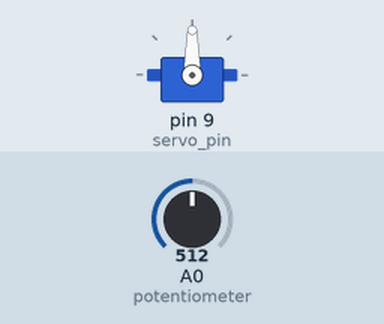
Recording of a sketch running on a simulated Arduino Uno, built with avr-gcc and run on an emulated ATmega328P. Shown: servo. Inputs (shaded band) come from the test bench; at power-on: A0 (potentiometer) = 512.

Above: at 1.2 s.
1.3 s: A0 (potentiometer) set to 716
At 1.7 s:
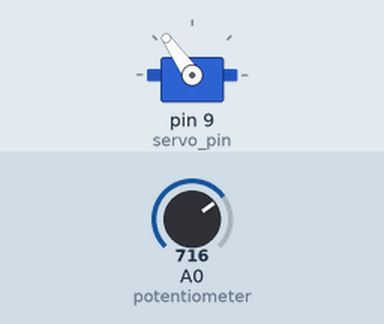
2.8 s: A0 (potentiometer) set to 900
At 4.0 s:
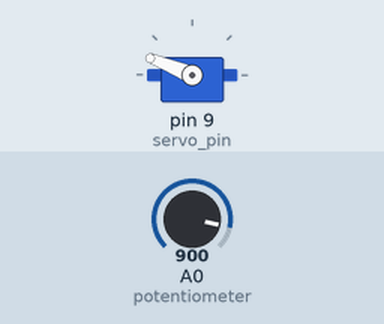
4.3 s: A0 (potentiometer) set to 1023
At 5.1 s:
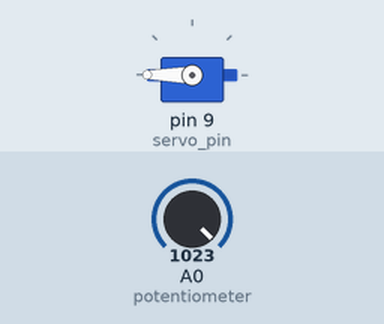
5.8 s: A0 (potentiometer) set to 306
At 6.3 s:
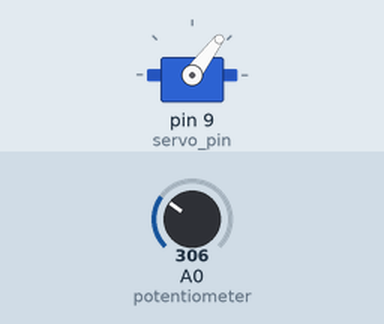
7.3 s: A0 (potentiometer) set to 122
At 8.6 s:
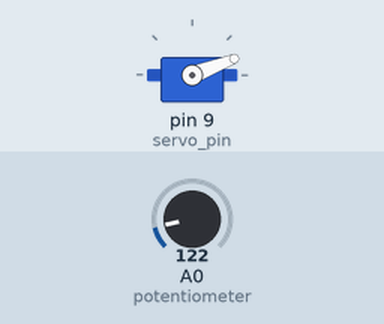
Timing chart, 0 to 9.8 s (numbered marks = the images above; inputs shaded):
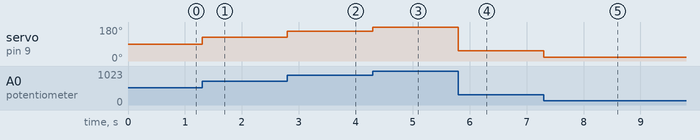

Measured:
- after the input at 1.3 s, servo on pin 9 (servo_pin): 90° → 125° at once
- after the input at 2.8 s, servo on pin 9 (servo_pin): 125° → 158° at once
- after the input at 4.3 s, servo on pin 9 (servo_pin): 158° → 180° at once
- after the input at 5.8 s, servo on pin 9 (servo_pin): 180° → 53° at once
- after the input at 7.3 s, servo on pin 9 (servo_pin): 53° → 21° at once

The sketch:

08_servo_control.ino
```cpp
/*  08. Arduino servo control oscilloscope demo sketch
 *
 * Use this sketch to experiment with the measurement of a PWM waveform
 * used to control a servo motor on an oscilloscope.
 *
 * Connect CH1 of the oscilloscope to pin 9 that controls the servo.
 *
 * Use a potentiometer to control the duty cycle and therefore the position of the
 * servo.
 *
 * Set triggering to Auto, and start the experiment.
 *
 * Automatically measure duty cycle, width, frequency and period for the PWM waveform.
 *
 * Turn on the cursor in auto more and use it to highlight each of the measurements.
 *
 * This sketch was written for Oscilloscopes for Busy People by Peter Dalmaris.
 * Find out more at https://techexplorations.com/courses/oscilloscopes/
 *
 * Components
 * ----------
 *  - Arduino Uno
 *  - 10 kOhm potentiometer
 *  - A mini servo motor
 *  - A breadboard
 *  - An oscilloscope (of course)
 *
 *  Libraries
 *  ---------
 *  - NONE
 *
 * Connections
 * -----------
 * Servo: brown to GND, orange to 5V, yellow to 9.
 * Potentiometer: middle pin to A0, one pin to GND, third pin to 5V
 *
 *
 * Other information
 * -----------------
 *  -
 *  Created on September 12 2019 by Peter Dalmaris
 *
 */

#include <Servo.h>
Servo myservo1;

int servo_pin = 9;
int pos = 0;    // variable to store the servo position
int potentiometer = A0;

void setup() {
  myservo1.attach(servo_pin);

}

void loop() {
  pos = map(analogRead(potentiometer),0,1023,0,180);
  myservo1.write(pos);
}
```
